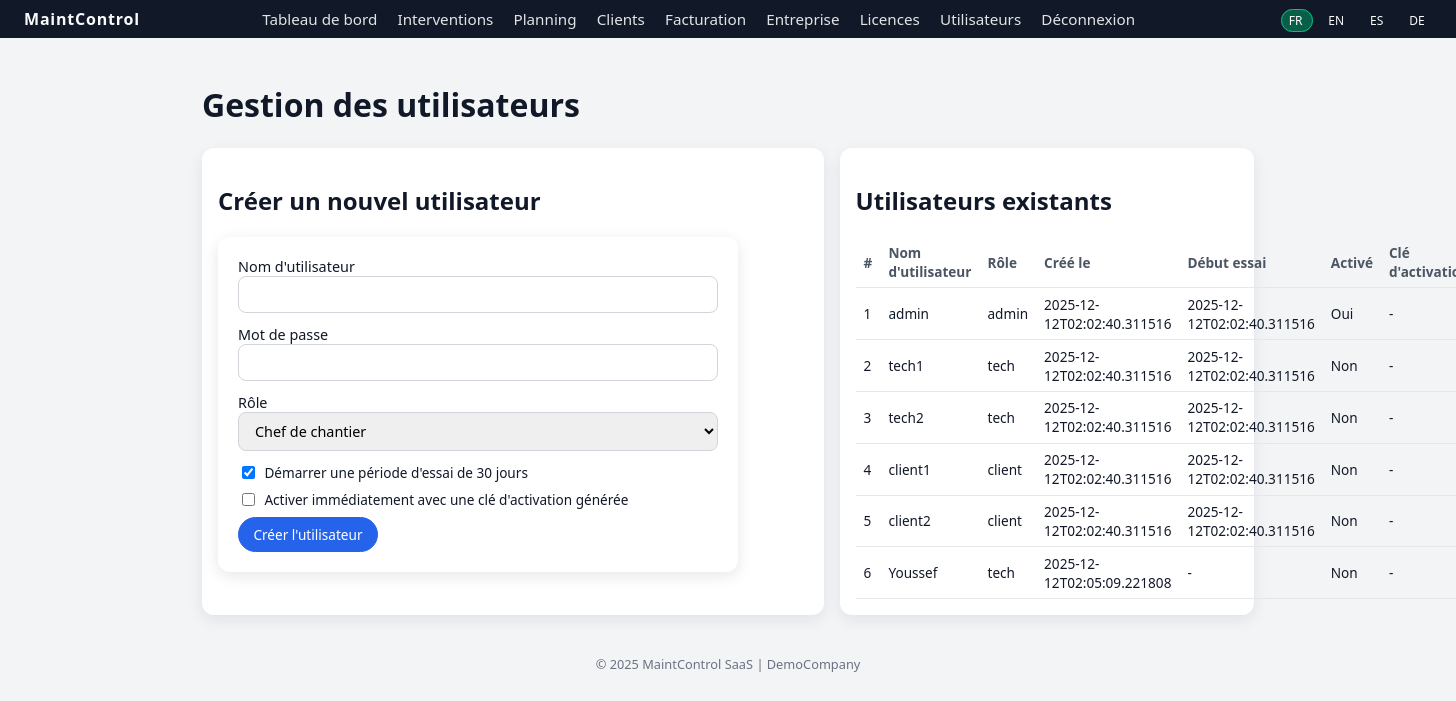
/admin/users (signed in), run on an earlier commit of the app's database.
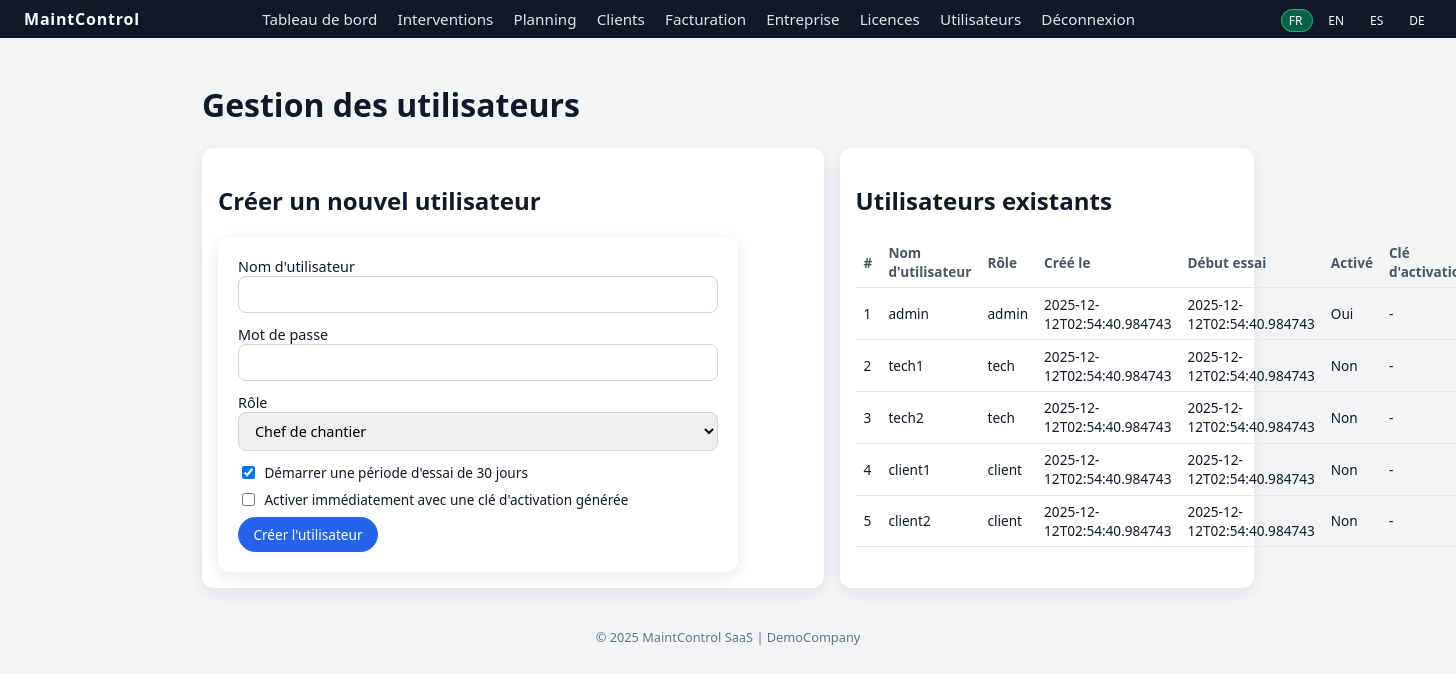
And on a later commit of the database.
### tables this page shows
CREATE TABLE users (
            id INTEGER PRIMARY KEY AUTOINCREMENT,
            username TEXT UNIQUE NOT NULL,
            password TEXT NOT NULL,
            role TEXT NOT NULL, -- admin, tech, client
            company_id INTEGER NOT NULL,
            created_at TEXT NOT NULL,
            trial_start TEXT,
            is_activated INTEGER DEFAULT 0,
            license_key TEXT,
            FOREIGN KEY(company_id) REFERENCES companies(id)
        );

CREATE TABLE companies (
            id INTEGER PRIMARY KEY AUTOINCREMENT,
            name TEXT NOT NULL,
            domain TEXT,
            created_at TEXT NOT NULL,
            is_active INTEGER DEFAULT 1,
            plan_name TEXT,
            plan_price REAL
        );

### app.py (the view, shortened to what this page needs)
@app.route("/admin/users", methods=["GET", "POST"])
@require_login
def admin_users():
    admin = get_current_user()
    if admin["role"] != "admin":
        return "Forbidden", 403
    company = get_current_company(admin)
    conn = get_db()
    c = conn.cursor()
    c.execute("""
        SELECT id, username, role, created_at, trial_start, is_activated, license_key
        FROM users
        WHERE company_id = ?
        ORDER BY id
    """, (company["id"],))
    users = c.fetchall()
    conn.close()
    return render_template("admin_users.html", users=users)

### app.py (called while the page is built, shortened)
def get_db():
    conn = sqlite3.connect(DATABASE)
    conn.row_factory = sqlite3.Row
    return conn

def get_current_user():
    uid = session.get("user_id")
    if not uid:
        return None
    conn = get_db()
    c = conn.cursor()
    c.execute("SELECT * FROM users WHERE id = ?", (uid,))
    row = c.fetchone()
    conn.close()
    return row

def get_current_company(user=None):
    if user is None:
        user = get_current_user()
    if not user:
        return None
    conn = get_db()
    c = conn.cursor()
    c.execute("SELECT * FROM companies WHERE id = ?", (user["company_id"],))
    company = c.fetchone()
    conn.close()
    return company

def is_trial_expired(user):
    if user is None:
        return False
    if user["role"] == "admin":
        return False

def remaining_trial_days(user):
    if user is None or user["role"] == "admin" or user["is_activated"] or not user["trial_start"]:
        return None
    start = datetime.fromisoformat(user["trial_start"])
    remaining = (start + timedelta(days=TRIAL_DAYS) - datetime.utcnow()).days
    return max(0, remaining)

def require_login(f):
    from functools import wraps
    @wraps(f)
    def wrapper(*args, **kwargs):
        if not session.get("user_id"):
            return redirect(url_for("login"))
        return f(*args, **kwargs)
    return wrapper

@app.context_processor
def inject_globals():
    user = get_current_user()
    lang = session.get("lang", DEFAULT_LANG)
    return {
        "current_user": user,
        "current_company": get_current_company(user) if user else None,
        "trial_days_left": remaining_trial_days(user) if user else None,
        "is_trial_expired": is_trial_expired(user) if user else False,
        "lang": lang,
        "supported_langs": SUPPORTED_LANGS,
    }

### templates/admin_users.html (shortened to what this page needs)
{% extends "base.html" %}
{% block content %}
<h1 data-i18n="users_title">Gestion des utilisateurs</h1>
<section class="grid-two">
  <div class="card">
    <h2 data-i18n="users_create">Créer un nouvel utilisateur</h2>
    <form method="post" class="form">
      <label>
        <span data-i18n="users_username">Nom d'utilisateur</span>
        <input type="text" name="username" required>
      </label>
      <label>
        <span data-i18n="users_password">Mot de passe</span>
        <input type="password" name="password" required>
      </label>
      <label>
        <span data-i18n="users_role">Rôle</span>
        <select name="role">
          <option value="manager" selected data-i18n="role_manager">Chef de chantier</option>
        </select>
      </label>
      <label class="checkbox-row">
        <input type="checkbox" name="start_trial" checked>
        <span data-i18n="users_start_trial">Démarrer une période d'essai de 30 jours</span>
      </label>
      <label class="checkbox-row">
        <input type="checkbox" name="activate_now">
        <span data-i18n="users_activate_now">Activer immédiatement avec une clé d'activation générée</span>
      </label>
      <button type="submit" class="btn primary" data-i18n="users_create_btn">Créer l'utilisateur</button>
    </form>
  </div>
  <div class="card">
    <h2 data-i18n="users_list">Utilisateurs existants</h2>
    <table class="table">
      <thead>
        <tr>
          <th>#</th>
          <th data-i18n="users_username">Nom d'utilisateur</th>
          <th data-i18n="users_role">Rôle</th>
          <th data-i18n="users_created_at">Créé le</th>
          <th data-i18n="users_trial_start">Début essai</th>
          <th data-i18n="users_activated">Activé</th>
          <th data-i18n="users_license_key">Clé</th>
        </tr>
      </thead>
      <tbody>
        {% for u in users %}
        <tr>
          <td>{{ u.id }}</td>
          <td>{{ u.username }}</td>
          <td>{{ u.role }}</td>
          <td>{{ u.created_at }}</td>
          <td>{{ u.trial_start or '-' }}</td>
          <td>{{ 'Oui' if u.is_activated else 'Non' }}</td>
          <td>{{ u.license_key or '-' }}</td>
        </tr>
        {% else %}
        <tr><td colspan="8" data-i18n="no_data">Aucune donnée</td></tr>
        {% endfor %}
      </tbody>
    </table>
  </div>
</section>
{% endblock %}

### templates/base.html (shortened to what this page needs)
<!doctype html>
<html lang="{{ lang }}">
  <head>
    <link href="{{ url_for('static', filename='css/style.css') }}" rel="stylesheet">
  </head>
  <body data-lang="{{ lang }}" class="{% block body_class %}{% endblock %}">
    <header class="topbar">
      <div class="logo">MaintControl</div>
      {% if current_user %}
      <nav class="nav">
        <a href="{{ url_for('dashboard') }}" data-i18n="nav_dashboard">Tableau de bord</a>
        <a href="{{ url_for('list_interventions') }}" data-i18n="nav_interventions">Interventions</a>
        <a href="{{ url_for('planning') }}" data-i18n="nav_planning">Planning</a>
        <a href="{{ url_for('customers') }}" data-i18n="nav_customers">Clients</a>
        {% if current_user.role == 'admin' %}
        <a href="{{ url_for('billing') }}" data-i18n="nav_billing">Facturation</a>
        <a href="{{ url_for('company_settings') }}" data-i18n="nav_company">Entreprise</a>
        <a href="{{ url_for('admin_licenses') }}" data-i18n="nav_licenses">Licences</a>
        <a href="{{ url_for('admin_users') }}" data-i18n="nav_users">Utilisateurs</a>
        {% endif %}
        <a href="{{ url_for('logout') }}" data-i18n="nav_logout">Déconnexion</a>
      </nav>
      {% endif %}
      <div class="lang-switcher">
        {% for l in supported_langs %}
          <a href="{{ url_for('set_lang', lang_code=l) }}" class="{% if l==lang %}active{% endif %}">
            {{ l.upper() }}
          </a>
        {% endfor %}
      </div>
    </header>
    <main class="container">
      {% block content %}{% endblock %}
    </main>
    <footer class="footer">
      <span>&copy; {{ 2025 }} MaintControl SaaS</span>
      {% if current_company %}
        <span class="footer-company"> | {{ current_company.name }} {% if current_company.domain %}({{ current_company.domain }}){% endif %}</span>
      {% endif %}
    </footer>
  </body>
</html>

### static/css/style.css (style rules this page uses)
* { box-sizing: border-box; font-family: system-ui, -apple-system, BlinkMacSystemFont, "Segoe UI", sans-serif; }
body { margin: 0; background: #f3f4f6; color: #111827; }
a { color: inherit; text-decoration: none; }
.topbar { background: #111827; color: #f9fafb; display: flex; align-items: center; padding: 0.5rem 1.5rem; justify-content: space-between; }
.logo { font-weight: 700; letter-spacing: 0.05em; }
.nav a { margin-right: 1rem; font-size: 0.95rem; opacity: 0.9; }
.lang-switcher a { margin-left: 0.5rem; padding: 0.15rem 0.4rem; border-radius: 999px; font-size: 0.75rem; border: 1px solid transparent; }
.lang-switcher a.active { border-color: #10b981; background: #065f46; }
.container { padding: 1.5rem; max-width: 1100px; margin: 0 auto; }
.footer { text-align: center; padding: 1rem; font-size: 0.8rem; color: #6b7280; }
label { display: block; margin-bottom: 0.75rem; font-size: 0.9rem; }
input[type="text"], input[type="password"], input[type="number"], textarea, select { width: 100%; padding: 0.5rem 0.75rem; border-radius: 0.5rem; border: 1px solid #d1d5db; font-size: 0.9rem; }
.btn { display: inline-flex; align-items: center; justify-content: center; padding: 0.45rem 0.9rem; border-radius: 999px; font-size: 0.85rem; border: 1px solid #d1d5db; background: white; cursor: pointer; }
.btn.primary { border-color: #2563eb; background: #2563eb; color: white; }
.grid-two { display: grid; grid-template-columns: minmax(0, 1.5fr) minmax(0, 1fr); gap: 1rem; }
.card { background: white; border-radius: 0.75rem; padding: 1rem; box-shadow: 0 5px 15px rgba(15,23,42,0.08); }
.table { width: 100%; border-collapse: collapse; font-size: 0.85rem; }
.table th, .table td { padding: 0.4rem 0.5rem; border-bottom: 1px solid #e5e7eb; }
.table th { text-align: left; font-weight: 600; color: #4b5563; }
.form { max-width: 520px; background: white; padding: 1.25rem; border-radius: 0.75rem; box-shadow: 0 4px 15px rgba(15,23,42,0.1); }
.checkbox-row { display: flex; align-items: center; gap: 0.4rem; font-size: 0.85rem; margin-bottom: 0.5rem; }
.checkbox-row input[type="checkbox"] { width: auto; }

What changed in the data, as far as the page shows it:
removed users: id "6", username "Youssef", role "tech", created_at "2025-12-12T02:05:09.221808", trial_start "-", is_activated "Non", license_key "-"
changed users "admin": created_at "2025-12-12T02:02:40.311516" → "2025-12-12T02:54:40.984743"; trial_start "2025-12-12T02:02:40.311516" → "2025-12-12T02:54:40.984743"
changed users "tech1": created_at "2025-12-12T02:02:40.311516" → "2025-12-12T02:54:40.984743"; trial_start "2025-12-12T02:02:40.311516" → "2025-12-12T02:54:40.984743"
changed users "tech2": created_at "2025-12-12T02:02:40.311516" → "2025-12-12T02:54:40.984743"; trial_start "2025-12-12T02:02:40.311516" → "2025-12-12T02:54:40.984743"
changed users "client1": created_at "2025-12-12T02:02:40.311516" → "2025-12-12T02:54:40.984743"; trial_start "2025-12-12T02:02:40.311516" → "2025-12-12T02:54:40.984743"
changed users "client2": created_at "2025-12-12T02:02:40.311516" → "2025-12-12T02:54:40.984743"; trial_start "2025-12-12T02:02:40.311516" → "2025-12-12T02:54:40.984743"
